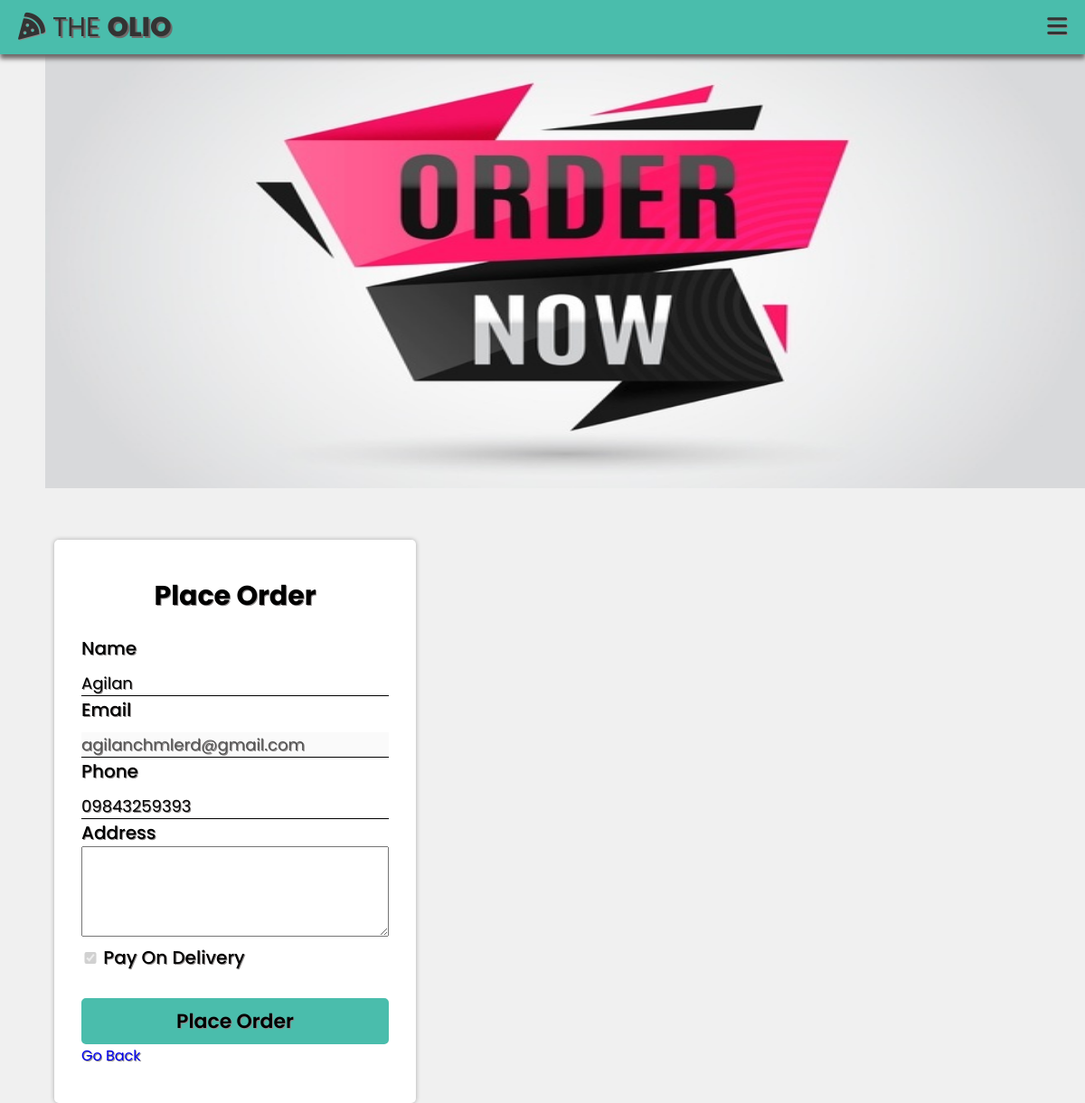
The page /HTML/info.php (signed in) on the database its author committed.
### tables this page shows
CREATE TABLE `registration` (
  `id` int(11) NOT NULL,
  `username` varchar(255) NOT NULL,
  `email` varchar(255) NOT NULL,
  `phoneno` varchar(255) NOT NULL,
  `password` varchar(255) NOT NULL
);

### HTML/info.php (the view, shortened to what this page needs)
<?php
include 'config.php';
?>
<!DOCTYPE html>
<html lang="en">
<head>
    <link rel='stylesheet' href='../CSS/info.css?v=<?php echo time();?>'>
</head>
<body>
	<header class='header'>
        <div class='title'>
            <a class='logo' href='../index.php'><i class='fas fa-pizza-slice'></i> The <span class='logotitle'>Olio</span></a>
        </div>
            <label for='menu-bar'><i class='fas fa-bars'></i></label>
    </header>
    <section class="home" id="home">
        <div class="image">
            <img src="../image/info.jpg" alt="">
        </div>
        <div class="form">
            <div class="container">
            <h3>Place Order</h3>
            <?php
                $sql = "SELECT * FROM registration WHERE email='$_SESSION[email]'";
                $result = mysqli_query($conn, $sql);
                while($row=mysqli_fetch_array($result))
                {
                echo"
                <form onsubmit='return conf()' action='#' method='post'>
                <label>Name</label><br>
                <input type='text' name='username' value='$row[username]' required> <br>
                <label>Email</label><br>
                <input type='email' value='$row[email]' disabled>
                <input type='hidden' name='email' value='$row[email]'><br>
                <label>Phone</label><br>
                <input type='tel' name='phoneno' value='$row[phoneno]' required><br>
                <label>Address</label><br>
                <textarea name='address' required></textarea><br>
                <input type='checkbox' name='save' id='checkbox' value='Submit' checked disabled>
                    <label for='checkbox'>Pay on delivery</label>
                <button name='payment' class='btn'>Place Order</button>
                  </form>
                  <a href='cart.php'>Go back</a>
				";
                }
                ?>
            </div>
        </div>
   </section>
</body>
</html>

### CSS/info.css (style rules this page uses)
* { margin: 0; padding:0; box-sizing:border-box; text-transform: capitalize; text-decoration: none; text-shadow:1px 1px rgb(143, 139, 139); font-family: 'Poppins', sans-serif; }
body { min-height:100vh; background:rgba(180,180,180,0.2); }
.header { position:fixed; top:0; left:0; right:0; background-color: #4abdac; box-shadow: 0 5px 5px rgb(109, 104, 104); padding:0px 2%; display: flex; align-items: center; justify-content: space-between; z-index: 1000; height:60px; }
.header .logo { font-size:30px; color:#333 ; text-transform: uppercase; text-shadow: 2px 2px rgb(112, 107, 107); }
.header .logo .logotitle { font-weight:800; text-transform: uppercase; text-shadow: 2px 2px rgb(112, 107, 107); font-size:30px; }
.header label { font-size: 25px; color:#333; cursor: pointer; display:none; }
@media (max-width:1200px) { .header { padding:20px; } }
@media (max-width:1200px) { .header label { display: initial; } }
.home { display: flex; flex-wrap: wrap; align-items: center; justify-content:center; margin-top:40px; }
.home .form { flex:1 1 40rem; padding: 50px 50px 0 60px; }
.home .image { flex:1 1 40rem; margin-left:50px; }
.form h3 { font-size:30px; text-align:center; }
.home .image img { width:100%; height:500px; }
.container { width: 400px; background: #FFF; border-radius: 5px; box-shadow: 0 0 5px rgba(0,0,0,.3); padding: 40px 30px; }
.container { height:auto; }
.container form { margin-top:20px; }
.container form input { border:none; border-bottom:1px solid black; outline:none; width:100%; margin-top:10px; font-size:18px; font-weight:400; }
.container form input[type=email] { text-transform:lowercase; }
.container form input[type=checkbox] { width:20px; margin-top:10px; }
.container form label { margin-top:10px; font-weight:500; font-size:20px; }
.container form button { margin-top:30px; padding:7px 0; width:100%; background-color: #4abdac; font-size:22px; font-weight: 600; border:2px solid #4abdac; border-radius: 5px; }
.container form textarea { height:100px; width:100%; font-size:20px; }
.header { position:fixed; top:0; left:0; right:0; background:#4abdac; box-shadow: 0 5px 5px rgb(109, 104, 104); padding:0px 2%; display: flex; align-items: center; justify-content: space-between; z-index: 1000; height:60px; }

### rows shown on the page
registration: username "Agilan", email "agilanchmlerd@gmail.com", phoneno "09843259393"
